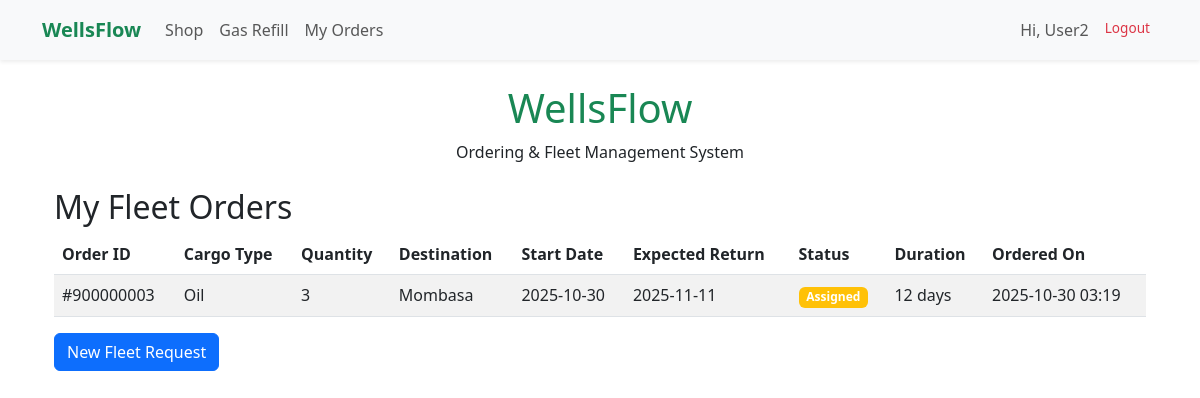
/fleetorders (signed in), run on the app's committed database.
### tables this page shows
CREATE TABLE `Users` (
    `user_id` INTEGER PRIMARY KEY NOT NULL UNIQUE,
    `first_name` TEXT NOT NULL,
    `last_name` TEXT NOT NULL,
    `phone_number` INTEGER NOT NULL,
    `email` TEXT NOT NULL UNIQUE,
    `password` TEXT NOT NULL,
    `otp` TEXT,
    `otp_timestamp` REAL,
    `location` TEXT NOT NULL, -- This is the user's general location, not ping location
    `status` TEXT NOT NULL DEFAULT 'Inactive',
    `last_login` REAL NOT NULL
);

CREATE TABLE `FleetOrders` (
    `fleetorder_id` INTEGER PRIMARY KEY NOT NULL UNIQUE,
    `user_id` INTEGER NOT NULL,
    `cargo_type` TEXT NOT NULL,
    `quantity` INTEGER NOT NULL, -- Number of vehicles requested
    `assigned_quantity` INTEGER DEFAULT 0, -- Number of vehicles assigned so far
    `destination` TEXT NOT NULL,
    `instructions` TEXT,
    `duration_days` INTEGER NOT NULL, -- Number of days the fleet is needed
    `start_date` TEXT NOT NULL, -- When the rental starts
    `expected_return_date` TEXT, -- When the fleet is expected back (calculated)
    `actual_return_date` TEXT, -- When the fleet was actually returned
    `status` TEXT DEFAULT 'Pending', -- Pending, Assigned, In Transit, Completed, Returned
    `order_timestamp` REAL NOT NULL,
    `total_cost` REAL DEFAULT 0.0, -- Total cost of the rental
    FOREIGN KEY(`user_id`) REFERENCES `Users`(`user_id`)
);

### routes/fleet.py (the view)
@fleet_bp.route("/fleetorders")
@login_required
def fleet_orders():
    conn = get_db_connection()
    conn.row_factory = sqlite3.Row
    if current_user.role in ['Admin', 'FleetManager']:
        cursor = conn.cursor()
        cursor.execute("""
            SELECT fo.*, u.first_name, u.last_name, u.email, u.phone_number
            FROM FleetOrders fo
            JOIN Users u ON fo.user_id = u.user_id
            ORDER BY fo.order_timestamp DESC
        """)
        orders = cursor.fetchall()
    else:
        cursor = conn.cursor()
        cursor.execute("""
            SELECT fo.*, u.first_name, u.last_name, u.email, u.phone_number
            FROM FleetOrders fo
            JOIN Users u ON fo.user_id = u.user_id
            WHERE fo.user_id = ?
            ORDER BY fo.order_timestamp DESC
        """, (current_user.user_id,))
        orders = cursor.fetchall()
    conn.close()
    return render_template("fleet/orders_list.html", orders=orders)

### app.py (called while the page is built, shortened)
@login_manager.user_loader
def load_user(user_id):
    conn = sqlite3.connect(shopfleetdb)
    conn.row_factory = sqlite3.Row
    cursor = conn.cursor()
    cursor.execute(
        "SELECT user_id, first_name, last_name, email, 'customer' as role FROM Users WHERE user_id = ?",
        (user_id,),
    )
    row = cursor.fetchone()
    if row:
        conn.close()
        return UserObject(row['user_id'], row['first_name'], row['last_name'], row['email'], row['role'])

@app.template_filter('datetime')
def format_datetime(value):
    if value is None:
        return ""
    from datetime import datetime
    return datetime.fromtimestamp(value).strftime('%Y-%m-%d %H:%M')

### routes/fleet.py (called while the page is built)
def get_db_connection():
    conn = sqlite3.connect(DB_PATH)
    conn.row_factory = sqlite3.Row
    return conn

### user_object.py (called while the page is built)
    @property
    def fname(self):
        if self.role != 'customer' and self.username:
            return self.username
        return self.first_name

### templates/fleet/orders_list.html
{% extends "base2.html" %}
{% block content %}
<div class="container">
    <h2>My Fleet Orders</h2>
    {% if orders %}
        <div class="table-responsive">
            <table class="table table-striped">
                <thead>
                    <tr>
                        <th>Order ID</th>
                        <th>Cargo Type</th>
                        <th>Quantity</th>
                        <th>Destination</th>
                        <th>Start Date</th>
                        <th>Expected Return</th>
                        <th>Status</th>
                        <th>Duration</th>
                        <th>Ordered On</th>
                    </tr>
                </thead>
                <tbody>
                    {% for order in orders %}
                    <tr>
                        <td>#{{ order.fleetorder_id }}</td>
                        <td>{{ order.cargo_type }}</td>
                        <td>{{ order.quantity }}</td>
                        <td>{{ order.destination }}</td>
                        <td>{{ order.start_date }}</td>
                        <td>{{ order.expected_return_date }}</td>
                        <td>
                            <span class="badge
                                {% if order.status == 'Completed' %}bg-success
                                {% elif order.status == 'In Transit' %}bg-info
                                {% elif order.status == 'Assigned' %}bg-warning
                                {% else %}bg-secondary{% endif %}">
                                {{ order.status }}
                            </span>
                        </td>
                        <td>{{ order.duration_days }} days</td>
                        <td>{{ order.order_timestamp|datetime }}</td>
                    </tr>
                    {% endfor %}
                </tbody>
            </table>
        </div>
    {% else %}
        <p>No fleet orders found.</p>
    {% endif %}
    <a href="{{ url_for('fleet.fleet_home') }}" class="btn btn-primary">New Fleet Request</a>
</div>
{% endblock %}

### templates/base2.html (shortened to what this page needs)
<!DOCTYPE html>
<html lang="en">
<head>
  <link href="https://cdn.jsdelivr.net/npm/bootstrap@5.3.0/dist/css/bootstrap.min.css" rel="stylesheet"/>
  <link href="{{ url_for('static', filename='css/styles.css') }}" rel="stylesheet">
  <link rel="stylesheet" href="https://cdn.jsdelivr.net/npm/bootstrap-icons@1.10.5/font/bootstrap-icons.css">
</head>
<body>
<nav class="navbar navbar-expand-lg navbar-light bg-light shadow-sm">
  <div class="container">
    <a class="navbar-brand text-success fw-bold" href="/">WellsFlow</a>
    <div class="collapse navbar-collapse" id="navbarNav">
      <ul class="navbar-nav me-auto">
        {% if current_user.is_authenticated %}
          {% if current_user.role == 'customer' %}
            <li class="nav-item"><a class="nav-link" href="{{ url_for('shop.shop_home') }}">Shop</a></li>
            <li class="nav-item"><a class="nav-link" href="{{ url_for('gasrefill.gas_refill_form') }}">Gas Refill</a></li>
            <li class="nav-item"><a class="nav-link" href="#">My Orders</a></li>
          {% endif %}
        {% else %}
          <li class="nav-item"><a class="nav-link" href="{{ url_for('shop.shop_home') }}">Shop</a></li>
          <li class="nav-item"><a class="nav-link" href="{{ url_for('gasrefill.gas_refill_form') }}">Gas Refill</a></li>
          <li class="nav-item"><a class="nav-link" href="{{ url_for('fleet.fleet_home') }}">Fleet</a></li>
        {% endif %}
      </ul>
      <ul class="navbar-nav">
        {% if current_user.is_authenticated %}
          <li class="nav-item">
            <span class="nav-link">Hi, {{ current_user.fname }}{% if current_user.role != 'customer' %} ({{ current_user.role }}){% endif %}</span>
          </li>
          <li class="nav-item">
            <a class="nav-link text-danger" href="{{ url_for('auth.logout') }}">Logout</a>
          </li>
        {% endif %}
      </ul>
    </div>
  </div>
</nav>
<div class="container mt-4">
  <h1 class="text-center text-success">WellsFlow</h1>
  <p class="text-center">Ordering & Fleet Management System</p>
  {% block content %}{% endblock %}
</div>
</body>
</html>

### static/css/styles.css (style rules this page uses)
.nav-link { border-radius: 8px; padding: 10px 12px; transition: background 0.2s ease; }
.text-danger { font-size: 0.85rem; color: #dc3545; }

### data on the page
Users: fname "User2"
FleetOrders: fleetorder_id "900000003", cargo_type "Oil", quantity "3", destination "Mombasa", start_date "2025-10-30", expected_return_date "2025-11-11", status "Assigned", duration_days "12", order_timestamp "2025-10-30 03:19"
